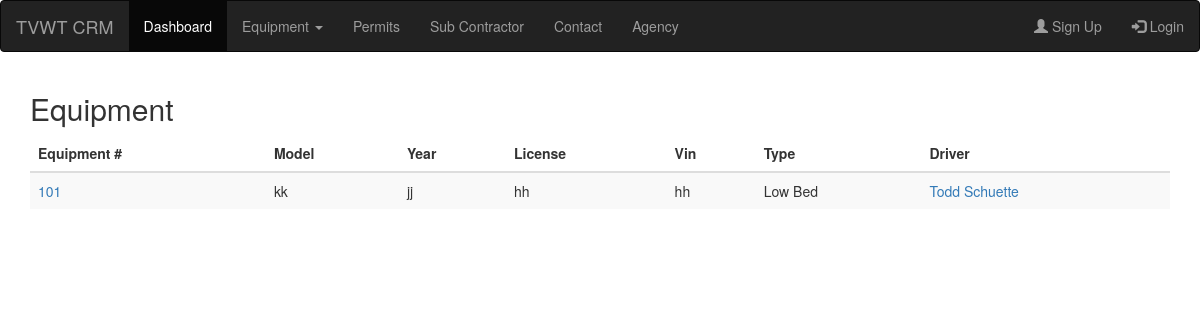
The app's page /, older data.
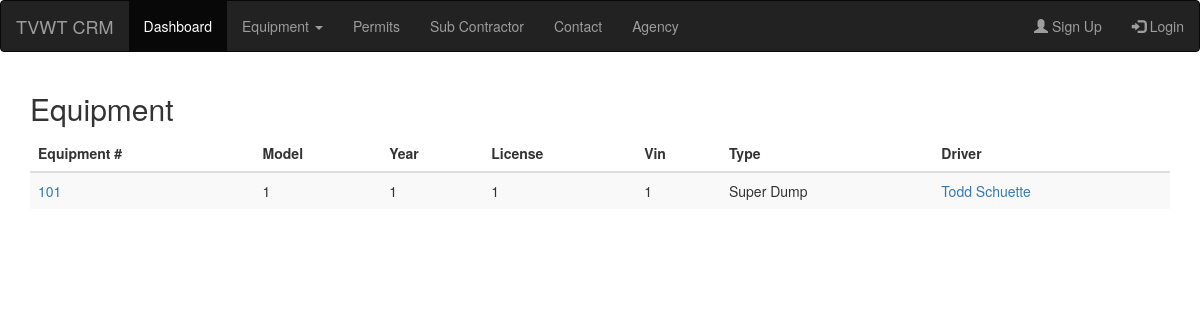
The same page, newer data.
### permits/models.py (models this page shows, shortened)
class VehicleProfile(models.Model):
    ENGINE_CHOICES = (
        (8, '8 Cylinder'),
        (6, '6 Cylinder'),
        (4, '4 Cylinder'),
    )
    TRAN_CHOICES = (
        ('A', 'Automatic'),
        ('S', 'Standard'),
    )
    AXLE_CHOICES = (
        (2, '2 axles'),
        (3, '3 axles'),
        (4, '4 axles'),
    )
    EQUIPMENT_CHOICES = (
        ('SU', 'Super Dump'),
        ('LB', 'Low Bed'),
        ('SW', 'Sweeper'),
        ('WT', 'Water Truck'),
        ('FB', 'Flat Bed'),
    )
    STATUS_CHOICES = (
        ('A', 'Active'),
        ('D', 'Down In Shop'),
        ('N', 'Non-Op'),
        ('J', 'Junked'),
        ('S', 'Sold'),
    )
    eq_number = models.CharField(max_length=150, unique=True)
    make = models.CharField(max_length=150)
    model = models.CharField(max_length=150)
    year = models.CharField(max_length=150)
    lic = models.CharField(max_length=150)
    vin = models.CharField(max_length=150)
    veh_type = models.CharField(
        max_length=2,
        choices=EQUIPMENT_CHOICES,
    )
    description = models.CharField(max_length=150)
    attached_to = models.CharField(max_length=150, blank=True)
    status = models.CharField(
        max_length=1,
        choices=STATUS_CHOICES,
        default='A',
    )
    mileage = models.CharField(max_length=150)
    hours = models.CharField(max_length=150)
    color = models.CharField(max_length=150)
    length = models.CharField(max_length=150)
    width = models.CharField(max_length=150)
    height = models.CharField(max_length=150)
    wheelbase = models.CharField(max_length=150)
    gvw = models.CharField("GVW", max_length=150)
    engine_size = models.PositiveSmallIntegerField(
        choices=ENGINE_CHOICES,
        default=8,
    )
    transmission = models.CharField(
        max_length=1,
        choices=TRAN_CHOICES,
    )
    axle = models.PositiveSmallIntegerField(
        choices=AXLE_CHOICES,
        default=2,
    )
    front_size = models.CharField(max_length=150)
    rear_size = models.CharField(max_length=150)
    veh_picture = models.ImageField(upload_to='veh_images', blank=True)
    owner = models.ForeignKey(SubProfile, on_delete=models.CASCADE)
    driver = models.ForeignKey(ContactProfile, on_delete=models.CASCADE)
    note = models.TextField(blank=True)
    created = models.DateTimeField(auto_now_add=True)
    updated = models.DateTimeField(auto_now=True)
    class Meta(object):
        verbose_name = "Vehicle"
        verbose_name_plural = "Vehicles"

class ContactProfile(models.Model):
    GENDER_CHOICES = (
        ('M', 'Male'),
        ('F', 'Female'),
    )
    first_name = models.CharField(max_length=150)
    last_name = models.CharField(max_length=150, blank=True)
    address = models.CharField(max_length=150, blank=True)
    city = models.CharField(max_length=150, blank=True)
    st = models.CharField(max_length=150, blank=True)
    zip_code = models.CharField(max_length=20, blank=True)
    phone = models.CharField(max_length=20, blank=True)
    fax = models.CharField(max_length=20, blank=True)
    email = models.EmailField(max_length=150, blank=True)
    ss = models.CharField(max_length=9, blank=True)
    emergence_name = models.CharField(max_length=20, blank=True)
    emergence_phone = models.CharField(max_length=20, blank=True)
    gender = models.CharField(
        max_length=1,
        choices=GENDER_CHOICES,
    )
    employer = models.ForeignKey('SubProfile', on_delete=models.CASCADE, null=True, blank=True)
    experience = models.TextField(blank=True)
    dob = models.DateField()
    cdl = models.ImageField(upload_to='contact_cdl', blank=True)
    note = models.TextField(blank=True)
    created = models.DateTimeField(auto_now_add=True)
    updated = models.DateTimeField(auto_now=True)
    class Meta(object):
        unique_together = ("first_name", "last_name")
        verbose_name = "Contact"
        verbose_name_plural = "Contacts"
    def __str__(self):
        return f"{self.first_name} {self.last_name}"

### permits/views.py (the view)
# urls.py: path('', views.home, name='home'),
def home(request):
    trucks = VehicleProfile.objects.all()
    return render(request, 'permits/dashboard.html', {'trucks': trucks})

### templates/permits/dashboard.html
{% extends 'permits/main.html' %}
{% block content %}
    <div class="container">
        <h2>Equipment</h2>
        <table class="table table-striped">
            <thead>
            <tr>
                <th>Equipment #</th>
                <th>Model</th>
                <th>Year</th>
                <th>License</th>
                <th>Vin</th>
                <th>Type</th>
                <th>Driver</th>
            </tr>
            </thead>
            <tbody>
            <tr>
                {% for i in trucks %}
                    <td><a href="{% url 'truck' %}">{{ i.eq_number }}</a></td>
                    <td>{{ i.model }}</td>
                    <td>{{ i.year }}</td>
                    <td>{{ i.lic }}</td>
                    <td>{{ i.vin }}</td>
                    <td>{{ i.get_veh_type_display }}</td>
                    <td><a href="{% url 'contact' %}">{{ i.driver }}</a></td>
                    </tr>
                {% endfor %}
            </tbody>
        </table>
    </div>
{% endblock %}

### templates/permits/main.html (shortened to what this page needs)
<!DOCTYPE html>
<html lang="en">
<head>
<body>
{% include 'permits/navbar.html' %}
    {% block content %}
    {% endblock %}
</body>
</html>

### templates/permits/navbar.html (shortened to what this page needs)
<!DOCTYPE html>
<html lang="en">
<head>
  <link rel="stylesheet" href="https://maxcdn.bootstrapcdn.com/bootstrap/3.4.1/css/bootstrap.min.css">
</head>
<body>
<nav class="navbar navbar-inverse">
  <div class="container-fluid">
    <div class="navbar-header">
      <a class="navbar-brand" href="{% url 'home' %}">TVWT CRM</a>
    </div>
    <ul class="nav navbar-nav">
      <li class="active"><a href="{% url 'home' %}">Dashboard</a></li>
      <li class="dropdown"><a class="dropdown-toggle" data-toggle="dropdown" href="#">Equipment <span class="caret"></span></a>
      </li>
      <li><a href="{% url 'permit' %}">Permits</a></li>
      <li><a href="{% url 'sub' %}">Sub Contractor</a></li>
      <li><a href="{% url 'contact' %}">Contact</a></li>
      <li><a href="{% url 'agency' %}">Agency</a></li>
    </ul>
    <ul class="nav navbar-nav navbar-right">
      <li><a href="#"><span class="glyphicon glyphicon-user"></span> Sign Up</a></li>
      <li><a href="#"><span class="glyphicon glyphicon-log-in"></span> Login</a></li>
    </ul>
  </div>
</nav>
</body>
</html>

Row changes from the older to the newer data that the page shows:
changed VehicleProfile "Todd Schuette": model "kk" → "1"; year "jj" → "1"; lic "hh" → "1"; vin "hh" → "1"; veh_type "Low Bed" → "Super Dump"
